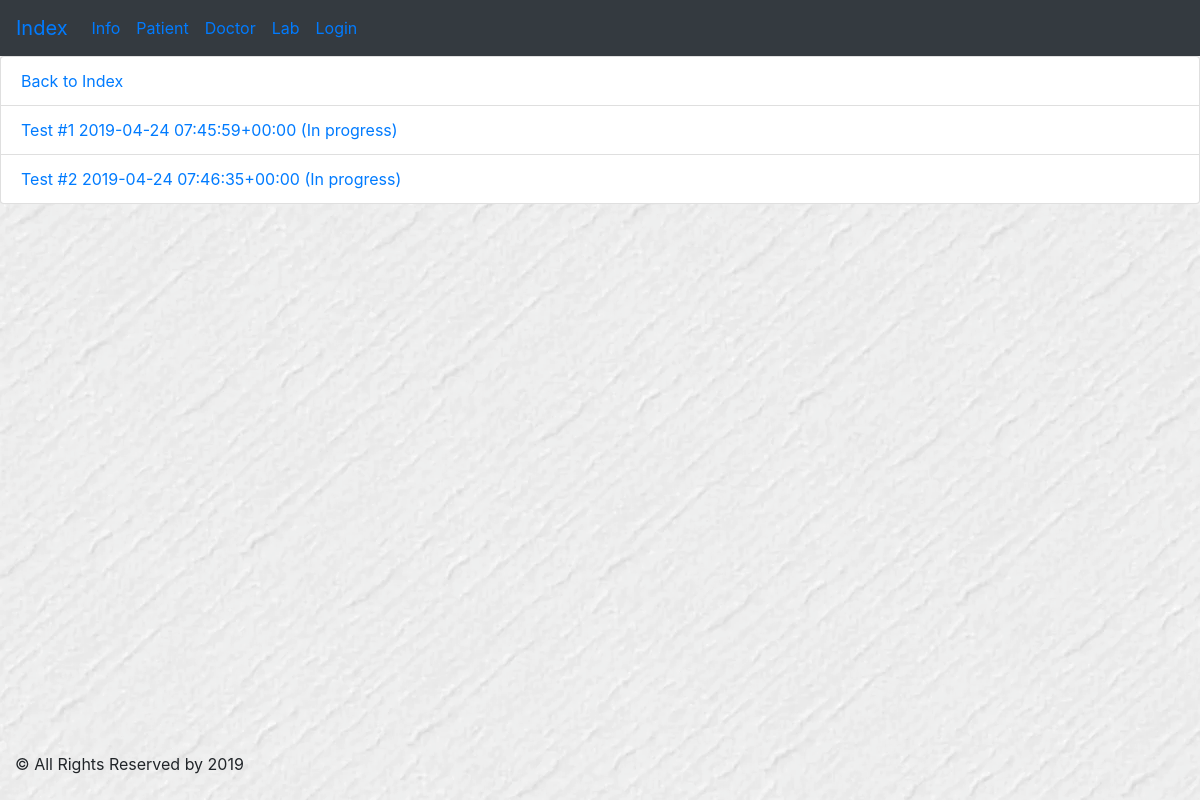
Before: /lab/todo/ with the older database file.
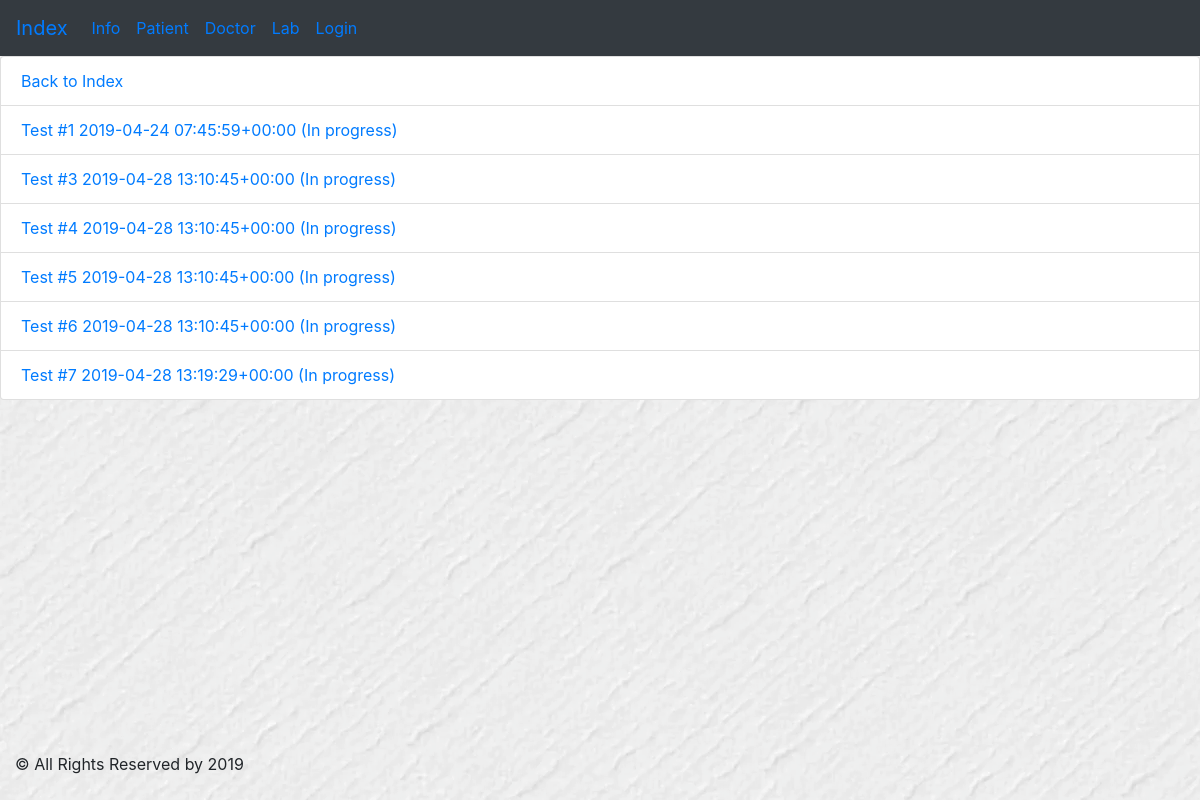
After: the same page with the newer database file.
### doctor/models.py (models this page shows, shortened)
class MedicalTests(models.Model):
    READINESS = (
        (0, 'In progress'),
        (1, 'Ready')
    )
    date_application = models.DateTimeField(default=timezone.now)
    date_registration = models.DateTimeField(default=timezone.now)
    date_taking_material = models.DateTimeField(default=timezone.now)
    target_date = models.DateTimeField(default=timezone.now)
    material = models.CharField(max_length=45)
    diagnosis = models.CharField(max_length=45)
    delivering_method = models.CharField(max_length=25)
    readiness = models.BooleanField(choices=READINESS, default=0)
    patient_id = models.ForeignKey(Patient, on_delete=models.CASCADE)
    doctor_id = models.ForeignKey(Doctor, on_delete=models.SET_NULL, null=True)
    def __str__(self):
        return 'Test #' + str(self.id) + ' ' + str(self.date_application) + ' (' + str(self.get_readiness_display()) + ')'

### lab/views.py (the view)
# urls.py: path('todo/', views.MedicalTestsTODOView.as_view(), name='medtests_todo'),
class MedicalTestsTODOView(generic.ListView):
    template_name = 'lab/medtest.html'
    def get_queryset(self):
        try:
            my_model = MedicalTests.objects.filter(readiness=False)
        except:
            raise Http404
        return my_model

### lab/templates/lab/medtest.html (shortened to what this page needs)
{% extends 'extends/base.html' %}
{% block content %}
    {% if object_list %}
   <ul class="list-group">
   <li class="list-group-item" ><a href="{% url 'lab:index'%}">Back to Index</a></li>
        {% for med in object_list %}
            <li class="list-group-item"  ><a href="{% url 'lab:medtest_details' med.id%}">{{ med }}</a></li>
        {% endfor %}
    </ul>
{% else %}
        <ul class="list-group">
        <li class="list-group-item" ><a href="{% url 'lab:index'%}">Back to Index</a></li>
            <li class="list-group-item"  >No Medtest Exists!</li>
    </ul>
{% endif %}
{% endblock %}

Changed rows visible on the page:
no longer on this page (row edited): MedicalTests: id+date_application+readiness "Test #2 2019-04-24 07:46:35+00:00 (In progress)"
added MedicalTests: id+date_application+readiness "Test #3 2019-04-28 13:10:45+00:00 (In progress)"
added MedicalTests: id+date_application+readiness "Test #4 2019-04-28 13:10:45+00:00 (In progress)"
added MedicalTests: id+date_application+readiness "Test #5 2019-04-28 13:10:45+00:00 (In progress)"
added MedicalTests: id+date_application+readiness "Test #6 2019-04-28 13:10:45+00:00 (In progress)"
added MedicalTests: id+date_application+readiness "Test #7 2019-04-28 13:19:29+00:00 (In progress)"
